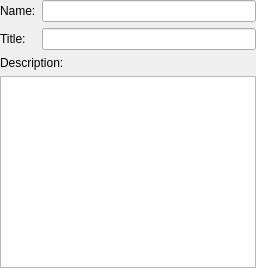
     <widget class="QWidget" name="tab1" >
      <attribute name="title" >
       <string>Info</string>
      </attribute>
      <layout class="QVBoxLayout" >
       <property name="spacing" >
        <number>6</number>
       </property>
       <property name="leftMargin" >
        <number>0</number>
       </property>
       <property name="topMargin" >
        <number>0</number>
       </property>
       <property name="rightMargin" >
        <number>0</number>
       </property>
       <property name="bottomMargin" >
        <number>0</number>
       </property>
       <item>
        <layout class="QGridLayout" >
         <property name="leftMargin" >
          <number>0</number>
         </property>
         <property name="topMargin" >
          <number>0</number>
         </property>
         <property name="rightMargin" >
          <number>0</number>
         </property>
         <property name="bottomMargin" >
          <number>0</number>
         </property>
         <property name="horizontalSpacing" >
          <number>6</number>
         </property>
         <property name="verticalSpacing" >
          <number>6</number>
         </property>
         <item row="1" column="0" >
          <widget class="QLabel" name="_lblTitle" >
           <property name="text" >
            <string>Title:</string>
           </property>
          </widget>
         </item>
         <item row="1" column="1" >
          <widget class="QLineEdit" name="_leTitle" />
         </item>
         <item row="0" column="1" >
          <widget class="QLineEdit" name="_leName" />
         </item>
         <item row="0" column="0" >
          <widget class="QLabel" name="_lblName" >
           <property name="text" >
            <string>Name:</string>
           </property>
          </widget>
         </item>
        </layout>
       </item>
       <item>
        <widget class="QLabel" name="_lblDescrip" >
         <property name="text" >
          <string>Description:</string>
         </property>
        </widget>
       </item>
       <item>
        <widget class="QTextEdit" name="_leDescription" />
       </item>
      </layout>
     </widget>
